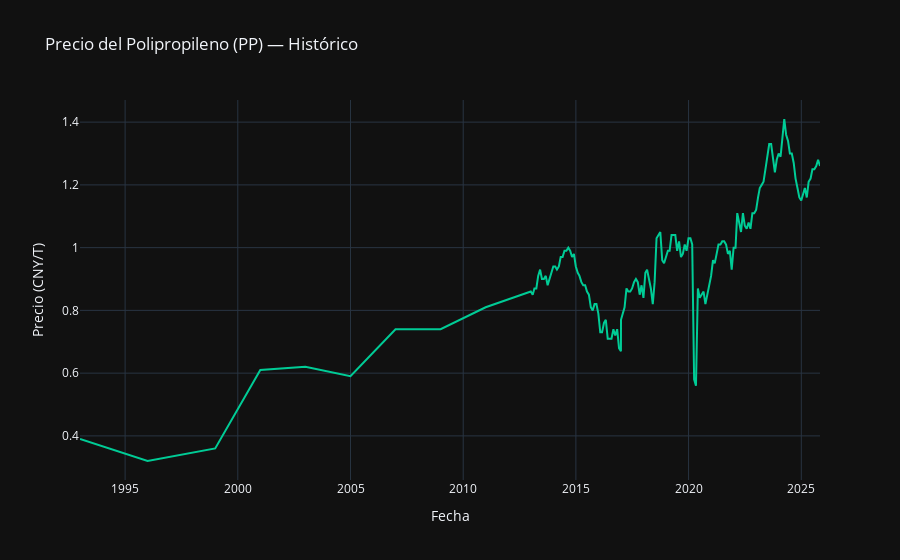

The notebook cell this image was saved under:
### Code cell
import plotly.graph_objects as go

# Crear la figura
fig = go.Figure()

# Graficar los datos históricos
# Nota: Usamos df.index en 'x' porque hiciste set_index('Date')
fig.add_trace(go.Scatter(
    x=df['DateTime'],
    y=df['Close'],
    mode='lines',
    name='Precio Histórico',
    line=dict(color='#00CC96', width=2) # Color verde cian
))



# Configuración del diseño (Layout)
fig.update_layout(
    title="Precio del Polipropileno (PP) — Histórico",
    xaxis_title="Fecha",
    yaxis_title="Precio (CNY/T)",
    template="plotly_dark",      # Fondo oscuro
    hovermode="x unified",       # Muestra el valor al pasar el ratón
    legend=dict(
        orientation="h",         # Leyenda horizontal arriba
        yanchor="bottom",
        y=1.02,
        xanchor="right",
        x=1
    )
)

### Figure 1 — Plotly figure (JSON) as saved in the notebook; plotly's stock layout.template omitted (floating-point values rounded to 4 significant figures; data arrays with more than 128 entries replaced by an {"elided": "..."} marker saying what was removed)
{"data": [{"line": {"color": "#00CC96", "width": 2}, "mode": "lines", "name": "Precio Histórico", "type": "scatter", "x": {"elided": "164 str values"}, "y": {"elided": "164 float values"}}], "layout": {"hovermode": "x unified", "legend": {"orientation": "h", "x": 1, "xanchor": "right", "y": 1.02, "yanchor": "bottom"}, "title": {"text": "Precio del Polipropileno (PP) — Histórico"}, "xaxis": {"title": {"text": "Fecha"}}, "yaxis": {"title": {"text": "Precio (CNY/T)"}}}}
